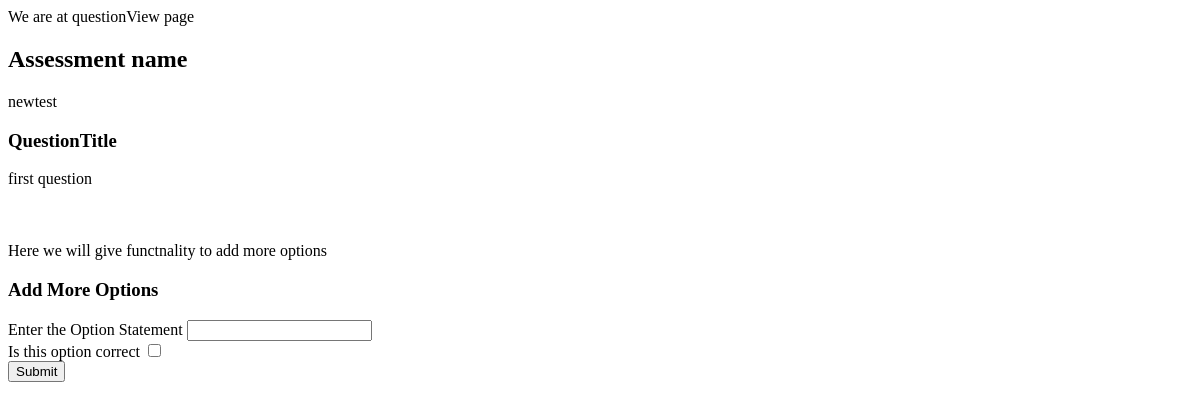
/questionView/2/, run on an earlier commit of the app's database.
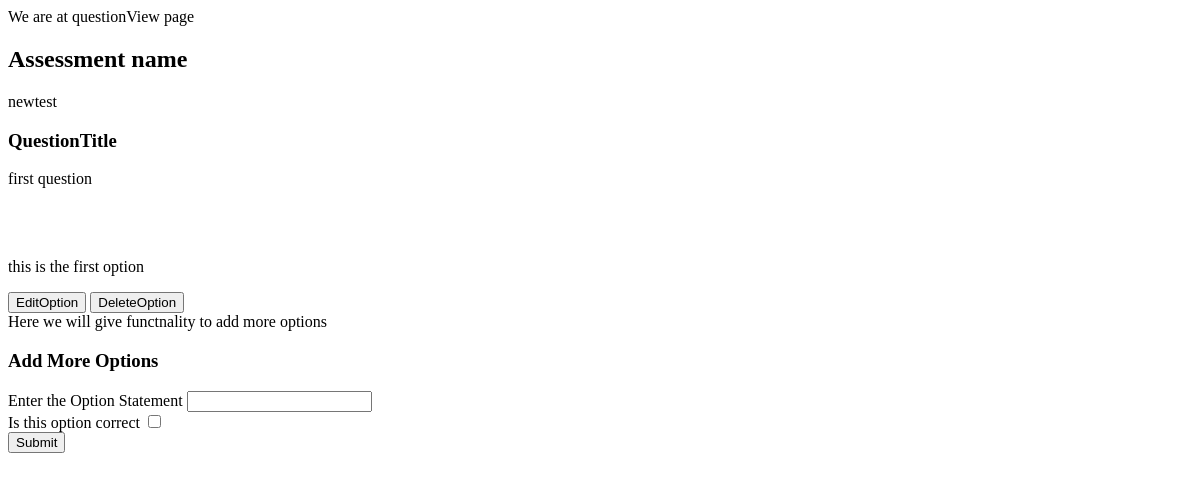
And on a later commit of the database.
### quiz/models.py (models this page shows)
class QuestionSet(models.Model):
    assessment = models.ForeignKey(Assessment, null = False, on_delete = models.CASCADE)
    questionTitle = models.CharField(max_length = 1023, default= "question statement")
    mark = models.IntegerField()
    def __str__(self):
        return(str(self.assessment))

class Assessment(models.Model):
    user = models.ForeignKey(User, null = False, on_delete = models.CASCADE)
    name = models.CharField(max_length = 255, default="Exam")
    duration = models.IntegerField()
    time = models.DateTimeField(auto_now_add=True)
    def __str__(self):
        return(self.name)

class OptionSet(models.Model):
    Question = models.ForeignKey(QuestionSet, null = True, on_delete = models.CASCADE)
    optionStatement = models.CharField(max_length = 1023)
    correct = models.BooleanField(default=False)
    def __str__(self):
        return(self.optionStatement)

### quiz/views.py (the view, shortened to what this page needs)
# urls.py: path('questionView/<int:pk>/', questionView , name="questionView"),
def questionView(request, pk):
    print(pk)
    findQuestion = QuestionSet.objects.filter(id = pk)
    print(findQuestion[0])
    options = OptionSet.objects.filter(Question = findQuestion[0])
    print(options)
    return render(request, 'questionView.html',{'question':findQuestion,'options': options})

### quiz/templates/questionView.html (shortened to what this page needs)
{% extends 'base.html' %} {% block content %} We are at questionView page
<br />
{% for info in question %}
<h2>Assessment name</h2>
{{info.assessment}}
<br />
<h3>QuestionTitle</h3>
{{info.questionTitle}}
<br />
{{info.information}} {% endfor %}
<br />
<br />
<br />
{% for opt in options %}
<div>
  <p>{{opt}}</p>
  <button>EditOption</button>
  <a href="/optionDelete/{{opt.id}}/">
    <button>DeleteOption</button>
  </a>
</div>
{% endfor %} Here we will give functnality to add more options <br />
<h3>
  <b> Add More Options </b>
</h3>
<form action="" method="POST">
  <label for="text" name="addOption">Enter the Option Statement</label>
  <input id="optionStatement" type="text" name="optionStatement" required />
  <br />
  <label for="checkbox">Is this option correct</label>
  <input id="optionCheckbox" type="checkbox" name="optionCheckbox" />
  <br />
  <button type="submit">Submit</button>
</form>
{% endblock content %}

What changed in the data, as far as the page shows it:
added OptionSet: optionStatement "this is the first option"
